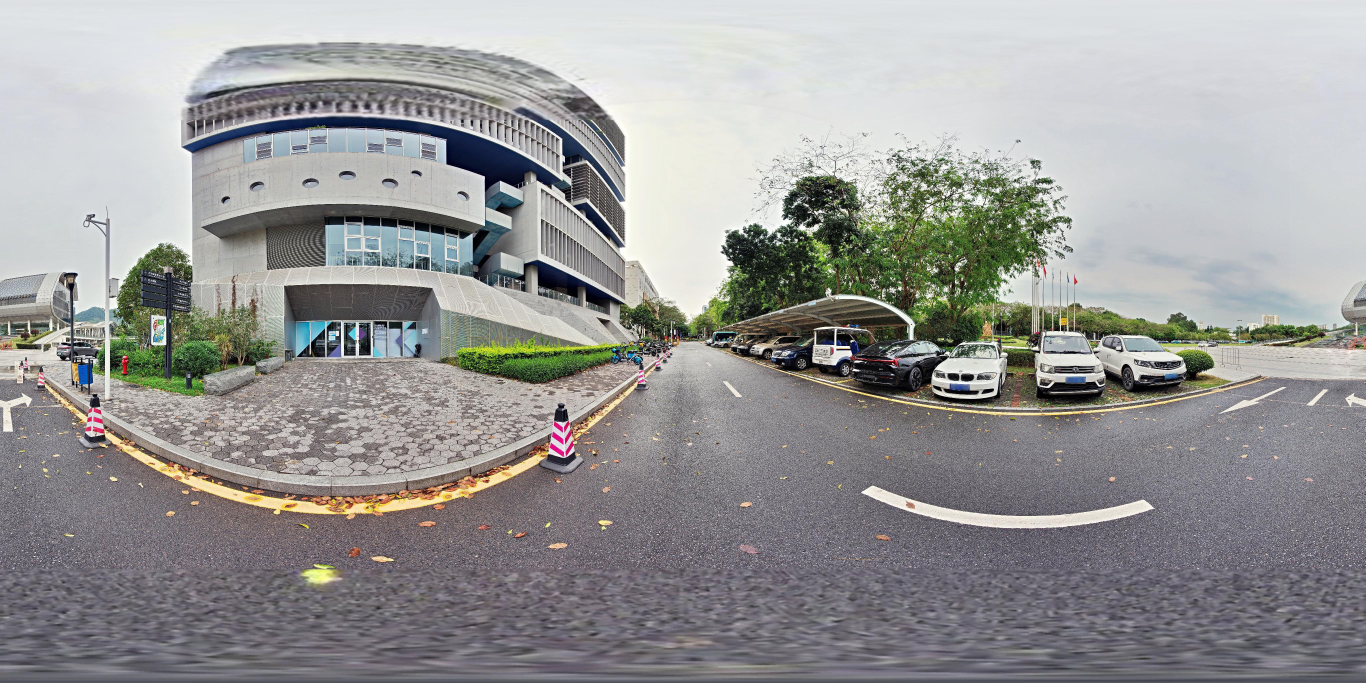
#> input picture panorama_image_HNDLT5S63XO/0.jpg, 4096 x 2048 px (shown at 1/3 size)
$ python -i app.py   (imports and definitions only)
#> lines starting #> are read from the running program, lines starting #| are printed output that depends on the picture
import os
import uuid
import base64
import json
import re
import hashlib
from io import BytesIO
from functools import wraps
import threading

from dotenv import load_dotenv
# [1 line not run here, left out]

from flask import Flask, request, jsonify, render_template, send_from_directory, session
import requests
from PIL import Image

from config import (
    API_KEY, IMAGE_GPT_URL, NANO_IMAGE_URL, QUERY_URL, TMPFILES_UPLOAD_URL,
    UPLOAD_FOLDER, RESULTS_FOLDER, CONVERT_FOLDER, PANORAMA_FOLDER,
    MAX_CONTENT_LENGTH, VALID_SIZES, NANO_RESOLUTIONS, NANO_ASPECT_RATIOS,
    PANORAMA_IMAGES_DIR, COORDINATES_CSV,
    LLM_API_KEY, LLM_BASE_URL, LLM_MODEL
)

# [1 line not run here, left out]
# [1 line that did not run here, left out]
# [1 line that did not run here, left out]

# ── User & Community Data ─────────────────────────────────────
DATA_DIR = os.path.join(os.path.dirname(os.path.abspath(__file__)), "data")
# [1 line not run here, left out]
USERS_FILE = os.path.join(DATA_DIR, "users.json")
POSTS_FILE = os.path.join(DATA_DIR, "community_posts.json")
PROJECTS_FILE = os.path.join(DATA_DIR, "projects.json")
DATA_LOCK = threading.Lock()

# [6 lines left out: function _load_json, not called in this run]

def _save_json(path, data):
    with open(path, "w", encoding="utf-8") as f:
        json.dump(data, f, ensure_ascii=False, indent=2)

def _hash_pw(password):
    return hashlib.sha256(password.encode()).hexdigest()

# [7 lines left out: function _require_auth, not called in this run]

# [5 lines not run here, left out]

MIME_MAP = {".png": "image/png", ".jpg": "image/jpeg", ".jpeg": "image/jpeg",
            ".webp": "image/webp", ".gif": "image/gif", ".bmp": "image/bmp"}


# [28 lines left out: functions _upload_to_hosting, _submit_task, not called in this run]


def _convert_to_jpg(image_url):
    """Download image from URL and convert to JPG. Returns local JPG URL."""
    try:
        resp = requests.get(image_url, timeout=30)
        resp.raise_for_status()
        img = Image.open(BytesIO(resp.content))
        fmt = img.format or ""

        filename = f"{uuid.uuid4().hex}.jpg"
        filepath = os.path.join(CONVERT_FOLDER, filename)

        if fmt == "JPEG":
            with open(filepath, "wb") as f:
                f.write(resp.content)
            return f"/static/converted/{filename}"

        if img.mode in ("RGBA", "P"):
            background = Image.new("RGB", img.size, (255, 255, 255))
            if img.mode == "P":
                img = img.convert("RGBA")
            background.paste(img, mask=img.split()[-1] if img.mode == "RGBA" else None)
            img = background
        elif img.mode != "RGB":
            img = img.convert("RGB")

        img.save(filepath, "JPEG", quality=92)
        return f"/static/converted/{filename}"
    except Exception:
        return None


# [4 lines left out: function _query_result, not called in this run]


# [3 lines that did not run here, left out]


# [3 lines that did not run here, left out]


# [24 lines that did not run here, left out]


# [34 lines that did not run here, left out]


# [35 lines that did not run here, left out]


# [4 lines that did not run here, left out]


# [4 lines that did not run here, left out]


# [3 lines that did not run here, left out]


# [50 lines that did not run here, left out]


# [3 lines that did not run here, left out]


# [17 lines that did not run here, left out]


# ── NanoBanana2 4K module ─────────────────────────────────────
# [3 lines that did not run here, left out]


# [42 lines that did not run here, left out]


# [34 lines that did not run here, left out]


# ── Campus Map module ─────────────────────────────────────────
# [3 lines that did not run here, left out]


# [38 lines that did not run here, left out]


# [3 lines that did not run here, left out]


# ── LLM Agent Session Management ──────────────────────────────
agent_sessions = {}

class AgentSession:
    # [9 lines left out: function __init__, not called in this run]

SYSTEM_PROMPT = """你是"小清"，一个校园设计助手 Agent。你的任务是帮助用户重新设计清华SIGS校园的某个场景。

## 当前场景
用户上传了一张 360° 全景图（equirectangular 投影）。请先仔细分析图中内容。

## 对话规则（五轮引导）
- 第1轮：描述当前场景（2-3句话，热情语气），给出3-5个天马行空的创意设计方向供选择。
- 第2-4轮：根据用户选择逐步深入，每轮问1-2个具体问题，给出新选项（3-5个）。
  - 第2轮：细化场景主题/功能定位
  - 第3轮：细化风格/色调
  - 第4轮：细化具体元素/氛围
- 第5轮：整合前四轮信息，生成设计概念总结并请求确认。格式严格如下：
  "以下是我根据你的想法整理的设计概念，你看一下是否符合你的想法：

  【设计概念总结】
  （用2-3段话总结设计概念，包括主题定位、风格色调、具体元素和氛围）

  如果没问题，请点击「确认并生成」；如果还想调整，请告诉我你想改什么。"
  同时给出两个选项：["确认并生成", "继续修改"]

- 如果用户选择「继续修改」，进入额外轮次：根据用户反馈调整概念，再次展示总结和确认按钮。

## GOAL 标记（重要：所有值必须用英文填写）
每轮回复末尾添加以下标记（JSON格式，单行，所有字段值用英文）：
[GOAL:{"domain":"scene theme in English","style":"design style in English","elements":"specific elements in English","atmosphere":"atmosphere in English","special":"special requirements in English"}]

- 第1轮填充 domain，其余字段为 null
- 第2-4轮逐步填充 style、elements、atmosphere（用英文描述）
- 第5轮填充 special 并完成所有字段（用英文描述）
- 尚未确定的字段填 null
- 此标记仅后端可见，玩家不会看到

## 限制
- 每轮只给3-5个选项（除了确认轮给2个）
- 用中文交流
- 选项以列表形式给出，每个选项一行
- 如果设计概念中需要添加学校名称元素，必须使用完整全称：「清华大学深圳国际研究生院」，不可缩写或省略
- 全景图是360° equirectangular投影，生成图像时必须确保画面左右边缘完全无缝衔接（元素、色彩、光影在左边缘和右边缘处完美对应），避免出现画面割裂"""


# [213 lines left out: functions _call_llm, _parse_goal, _compile_final_prompt, _panorama_to_data_url, agent_chat, _extract_options, not called in this run]


# [3 lines that did not run here, left out]


# ── Auth Endpoints ────────────────────────────────────────────
# [21 lines that did not run here, left out]


# [15 lines that did not run here, left out]


# [4 lines that did not run here, left out]


# [7 lines that did not run here, left out]


# ── Community Endpoints (server-side) ─────────────────────────
# [15 lines that did not run here, left out]


# [20 lines that did not run here, left out]


# [15 lines that did not run here, left out]


# [11 lines that did not run here, left out]


# [11 lines that did not run here, left out]


# [12 lines that did not run here, left out]


# [6 lines that did not run here, left out]


# ═══════════════════════════════════════════
#  Projects (background generation)
# ═══════════════════════════════════════════
# [58 lines that did not run here, left out]


# [17 lines that did not run here, left out]


# [51 lines that did not run here, left out]


# [8 lines that did not run here, left out]


# [4 lines not run here, left out]

>>> import cv2
>>> picture = cv2.imread('panorama_image_HNDLT5S63XO/0.jpg', cv2.IMREAD_GRAYSCALE)
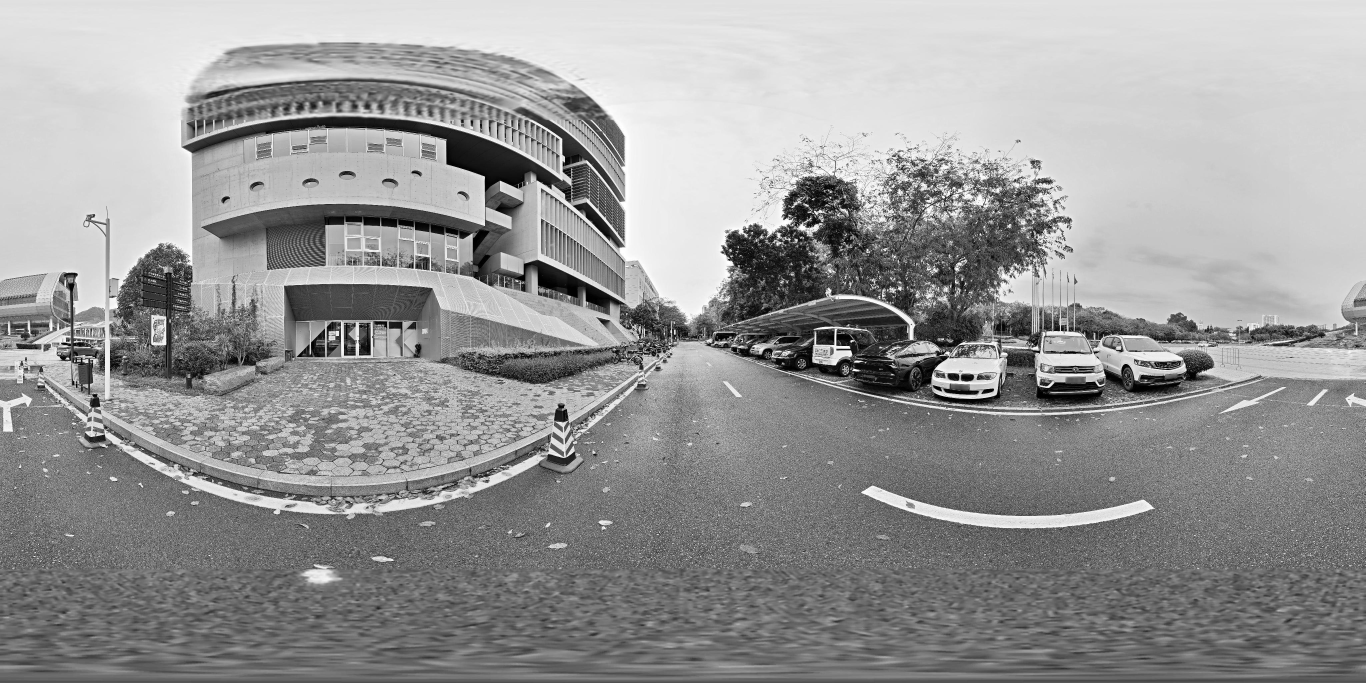
#> picture: shape (2048, 4096) (shown at 1/3 size); min 0, max 255, mean 151.3
>>> result = _convert_to_jpg(picture)

$ run again, on panorama_image_HNDLT5S63XO/10.jpg
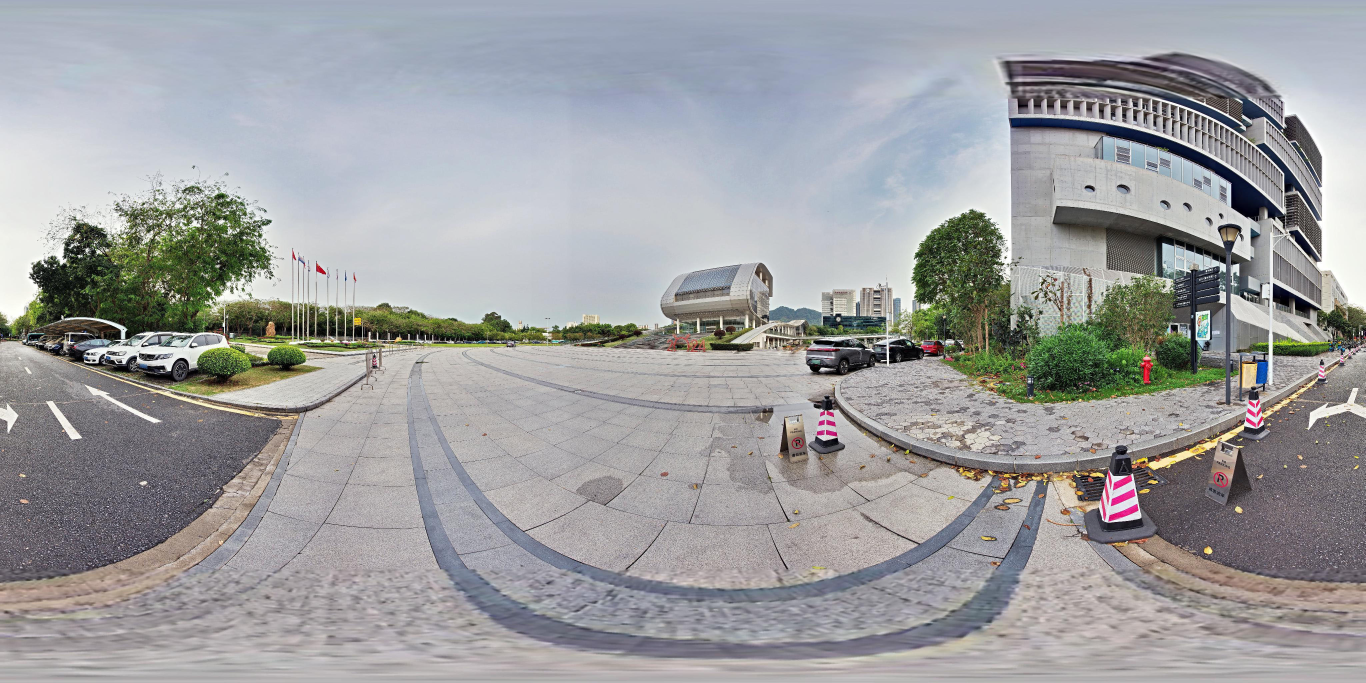
#> input picture panorama_image_HNDLT5S63XO/10.jpg, 4096 x 2048 px (shown at 1/3 size)
#> `picture = cv2.imread('panorama_image_HNDLT5S63XO/0.jpg', cv2.IMREAD_GR..`:
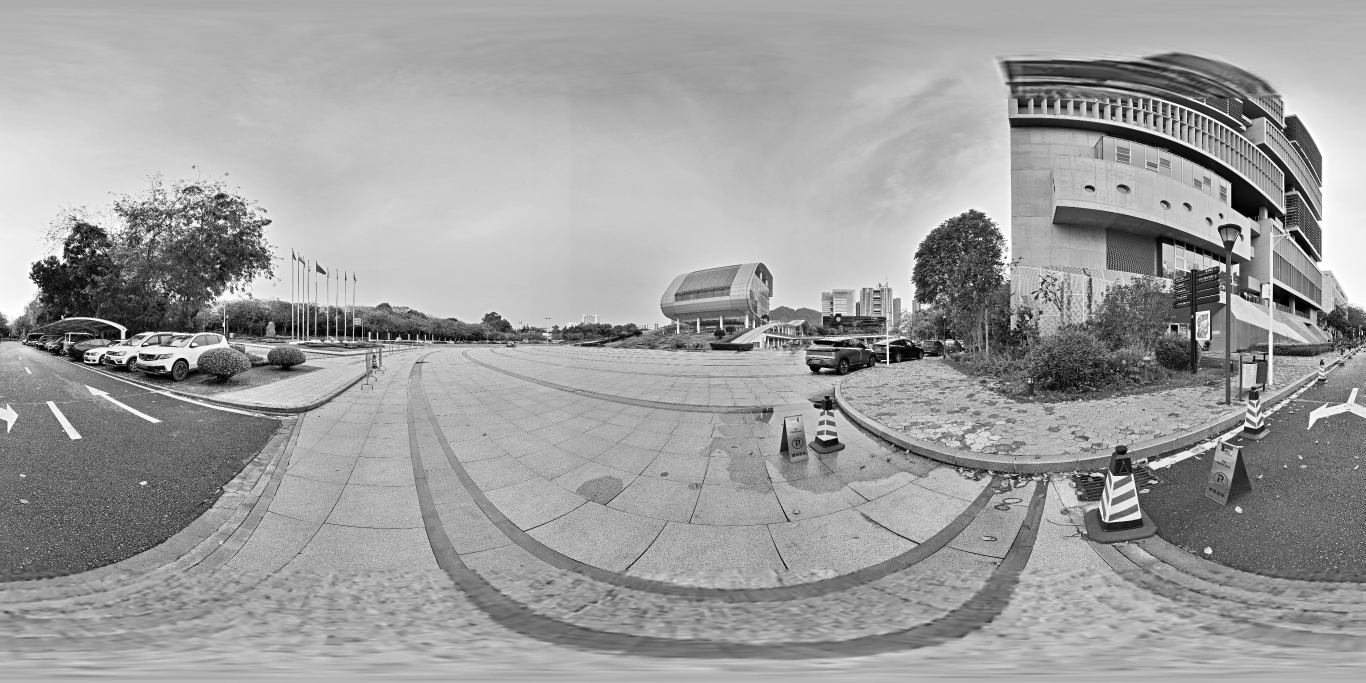
#> picture: shape (2048, 4096) (shown at 1/3 size); min 0, max 255, mean 158.1

$ run again, on panorama_image_HNDLT5S63XO/13.jpg
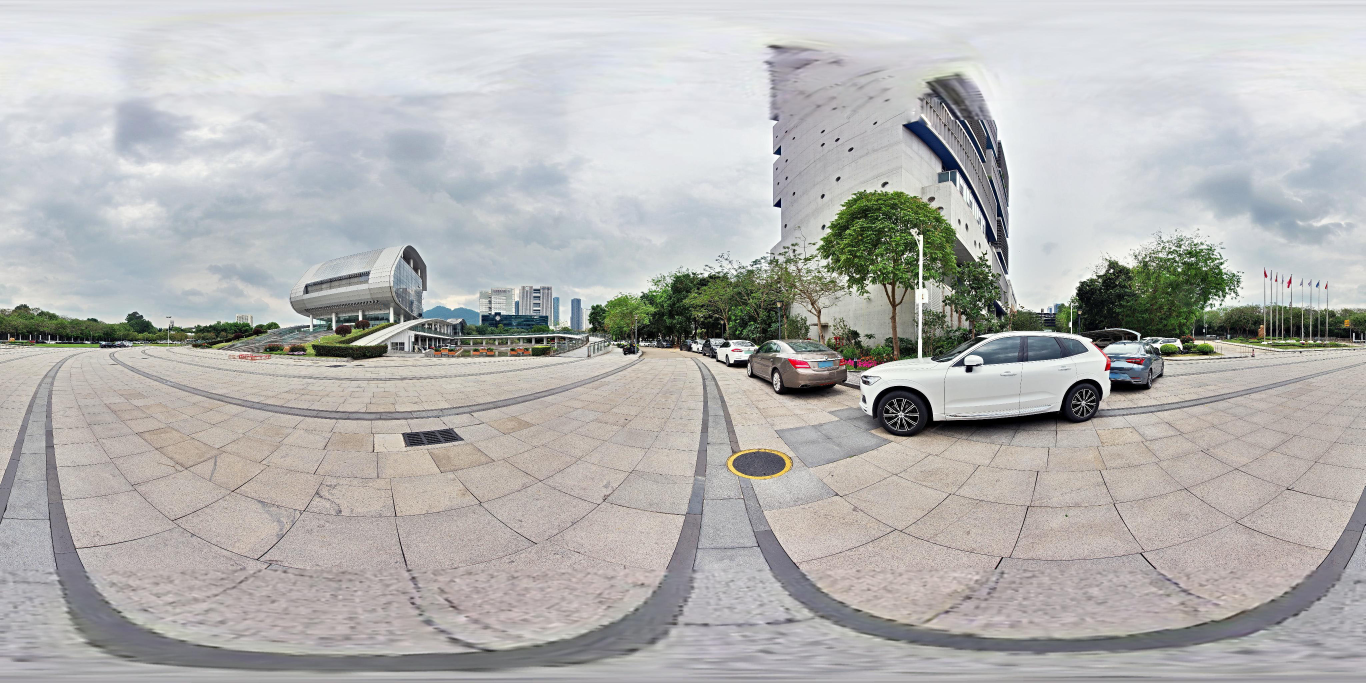
#> input picture panorama_image_HNDLT5S63XO/13.jpg, 4096 x 2048 px (shown at 1/3 size)
#> `picture = cv2.imread('panorama_image_HNDLT5S63XO/0.jpg', cv2.IMREAD_GR..`:
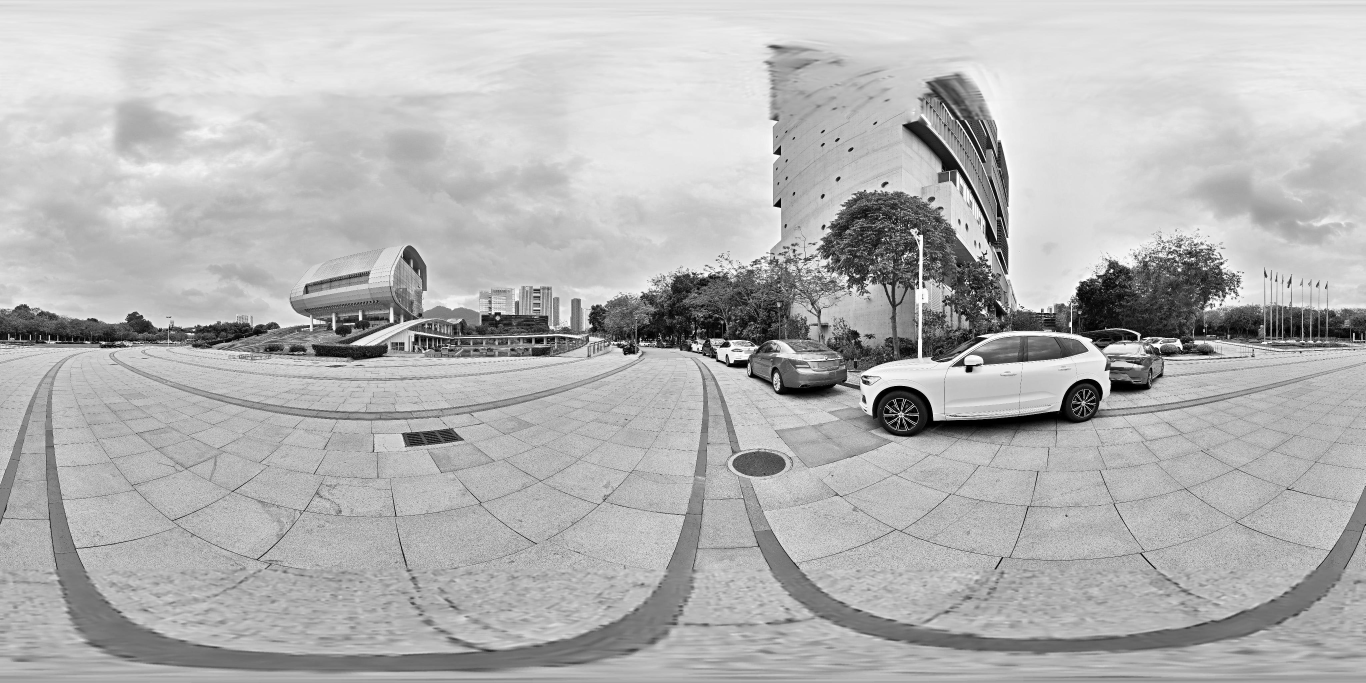
#> picture: shape (2048, 4096) (shown at 1/3 size); min 0, max 255, mean 179.5

$ run again, on panorama_image_HNDLT5S63XO/14.jpg
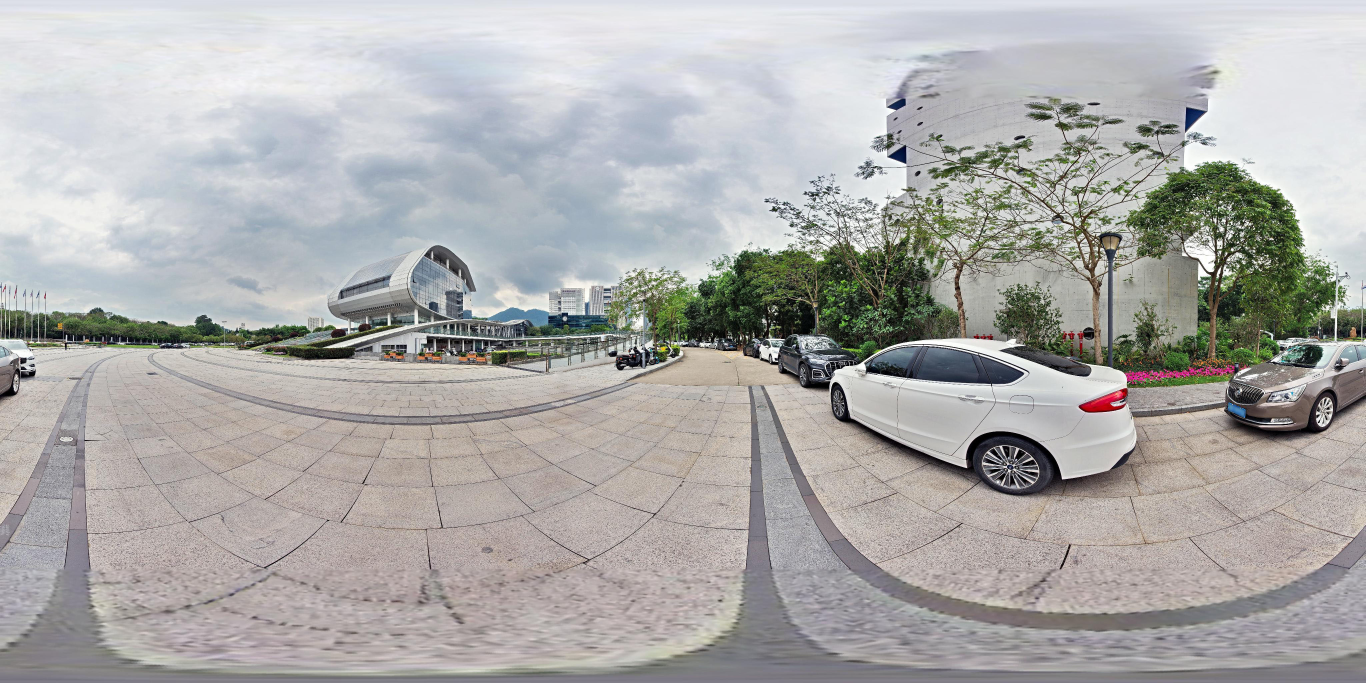
#> input picture panorama_image_HNDLT5S63XO/14.jpg, 4096 x 2048 px (shown at 1/3 size)
#> `picture = cv2.imread('panorama_image_HNDLT5S63XO/0.jpg', cv2.IMREAD_GR..`:
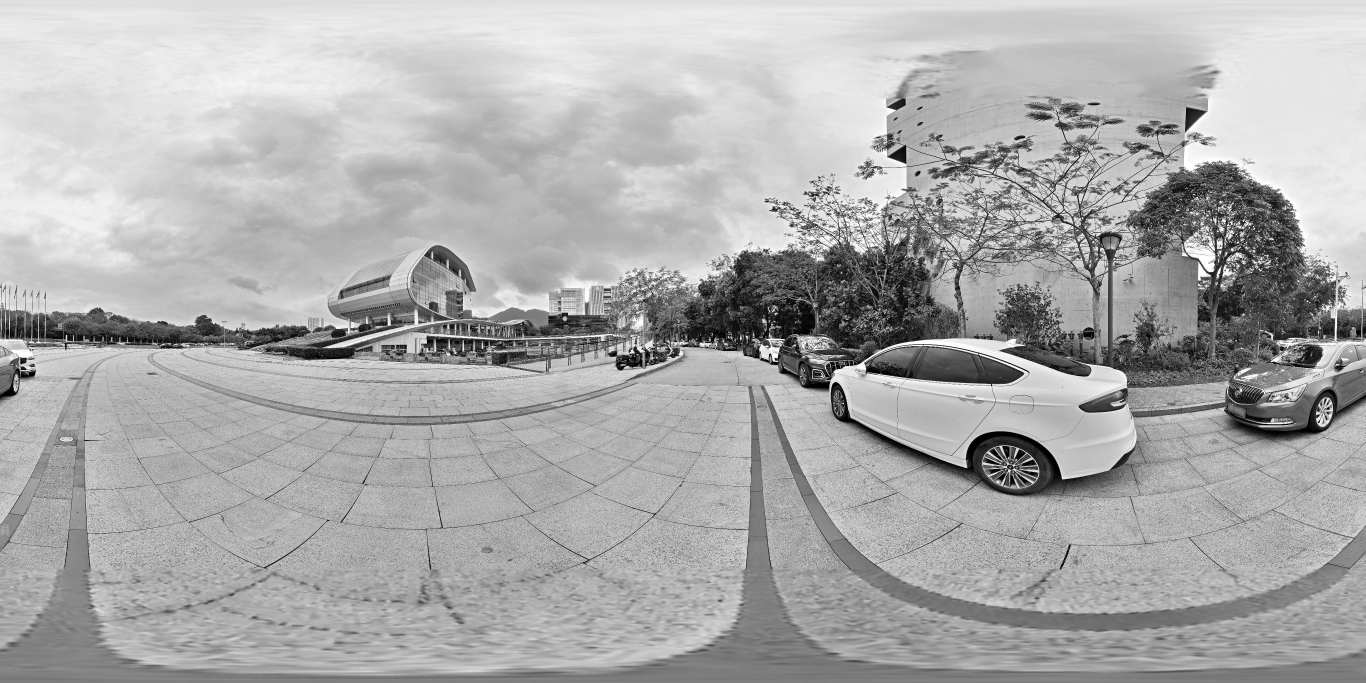
#> picture: shape (2048, 4096) (shown at 1/3 size); min 0, max 255, mean 171.8
